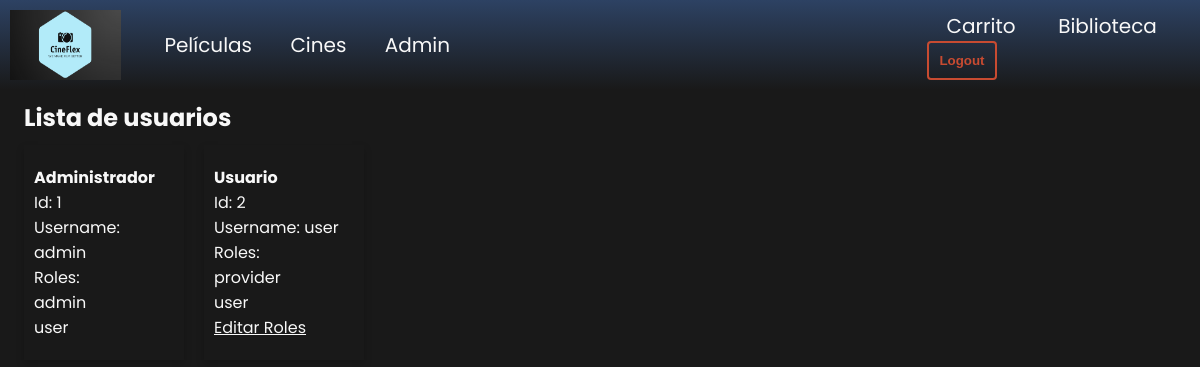
The page /admin.php (signed in) on the database its author committed.
### tables this page shows
CREATE TABLE `usuarios` (
  `id` int(11) NOT NULL,
  `nombreUsuario` varchar(30) NOT NULL,
  `password` varchar(70) NOT NULL,
  `nombre` varchar(50) NOT NULL
);

### includes/src/usuarios/Usuario.php (called while the page is built, shortened)
<?php
class Usuario
{
    public static function devolverUsuarios()
    {
        $conn = Aplicacion::getInstance()->getConexionBd();
        $query = sprintf("SELECT * FROM usuarios");
        $rs = $conn->query($query);
        $result = [];
        if($rs) {
            while ($fila = $rs->fetch_assoc()) {
                $usuario = new Usuario($fila['nombreUsuario'], $fila['password'], $fila['nombre'], $fila['id']);
                $usuario = self::cargaRoles($usuario);
                $result[] = $usuario;
            }
        }
        return $result;
    }
    private static function cargaRoles($usuario)
    {
        $conn = Aplicacion::getInstance()->getConexionBd();
        $query = sprintf("SELECT RU.rol FROM rolesusuario RU WHERE RU.usuario=%d"
            , $usuario->id
        );
        $rs = $conn->query($query);
        if ($rs) {
            $roles = $rs->fetch_all(MYSQLI_ASSOC);
            $usuario->roles = [];
            foreach($roles as $rol) {
                $usuario->roles[] = $rol['rol'];
            }
            return $usuario;
        } else {
            error_log("Error BD ({$conn->errno}): {$conn->error}");
        }
        return false;
    }
    private $id;
    private $nombreUsuario;
    private $nombre;
    private $roles;
    private function __construct($nombreUsuario, $password, $nombre, $id = null, $roles = [])
    {
        $this->id = $id;
        $this->nombreUsuario = $nombreUsuario;
        $this->nombre = $nombre;
        $this->roles = $roles;
    }
    public function getId()
    {
        return $this->id;
    }
    public function getNombreUsuario()
    {
        return $this->nombreUsuario;
    }
    public function getNombre()
    {
        return $this->nombre;
    }
    public function getRoles()
    {
        return $this->roles;
    }
}

### includes/src/MagicProperties.php (called while the page is built, shortened)
<?php
trait MagicProperties
{
    public function __get($property)
    {
        $methodName = 'get' . ucfirst($property);
        if (method_exists($this, $methodName)) {
            return $this->$methodName();
        } else {
            throw new \Exception("La propiedad '$property' no está definida");
        }
    }
}

### includes/src/Aplicacion.php (called while the page is built, shortened)
<?php
class Aplicacion
{
    private static $instancia;
    public static function getInstance()
    {
        if (!self::$instancia instanceof self) {
            self::$instancia = new static();
        }
        return self::$instancia;
    }
    private $rutaRaizApp;
    private $inicializada;
    private function __construct()
    {
        $this->inicializada = false;
    }
    public function init($bdDatosConexion, $rutaApp = '/', $dirInstalacion = __DIR__)
    {
        if (!$this->inicializada) {
            $this->rutaRaizApp = $rutaApp;
            $this->inicializada = true;
        }
    }
    public function resuelve($path = '')
    {
        $rutaAppLongitudPrefijo = mb_strlen($this->rutaRaizApp);
        if (mb_strlen($path) > 0 && mb_substr($path, 0, 1) !== '/') {
            $path = '/' . $path;
        }
        return $this->rutaRaizApp . $path;
    }
    public function buildUrl($relativeURL, $params = [])
    {
        $url = $this->resuelve($relativeURL);
        $query = self::buildParams($params);
        if (!empty($query)) {
            $url .= '?' . $query;
        }
        return $url;
    }
    public static function buildParams($params, $separator = '&', $enclosing = '')
    {
        $query = '';
        $numParams = 0;
        foreach ($params as $param => $value) {
            if ($value != null) {
                $query .= "{$param}={$enclosing}{$value}{$enclosing}";
            }
        }
        return $query;
    }
}

### includes/vistas/helpers/admin.php (the view, shortened to what this page needs)
<?php
function listaUsuarios()
{
    $usuarios = Usuario::devolverUsuarios();
    $tituloRoles = Usuario::getRoleTitles();
    $html = "<div class='user-list'>";
    foreach($usuarios as $usuario) {
        $html .= visualizaUsuario($usuario, $tituloRoles);
    }
    $html .="</div>";
    return $html;
}
function visualizaUsuario($usuario, $tituloRoles)
{
    $html = <<<EOS
    <div class="user-card">
        <h4>{$usuario->nombre}</h4>
        <p>Id: {$usuario->id}</p>
        <p>Username: {$usuario->nombreUsuario}</p>
        <p>Roles:</p>
    EOS;
    foreach($usuario->roles as $rol) {
        $html .= "<p>{$tituloRoles[$rol-1]}</p>";
    }
    if(!($usuario->tieneRol(Usuario::ADMIN_ROLE))){
        $html .= botonEditarUsuario($usuario);
    }
    $html .= "</div>";
    return $html;
}
function botonEditarUsuario($usuario){
    $editaURL = Aplicacion::getInstance()->buildUrl('usuarios/editarRolesUsuario.php', [
        'id' => $usuario->id
    ]);
    return <<<EOS
    <a href="{$editaURL}">Editar Roles</a>
    EOS;
}

### css/estilo.css (style rules this page uses)
:root { --primary: #191919; --secondary: #2D4263; --accent: #C84B31; --accent2: #ECDBBA; --text-color: #f8f8f8; }
* { box-sizing: border-box; margin: 0; padding: 0; color: var(--text-color) }
body { background-color: var(--primary); font-family: "Poppins"; }
.user-list { display: flex; gap: 20px; padding: 10px 0px; }
.user-card { width: 160px; box-shadow: 0 4px 8px 0 rgba(0,0,0,0.2); padding: 20px 10px; }

### rows shown on the page
usuarios: nombre "Administrador", id "1", nombreUsuario "admin", rol "admin", rol "user"
usuarios: nombre "Usuario", id "2", nombreUsuario "user", rol "provider", rol "user"
